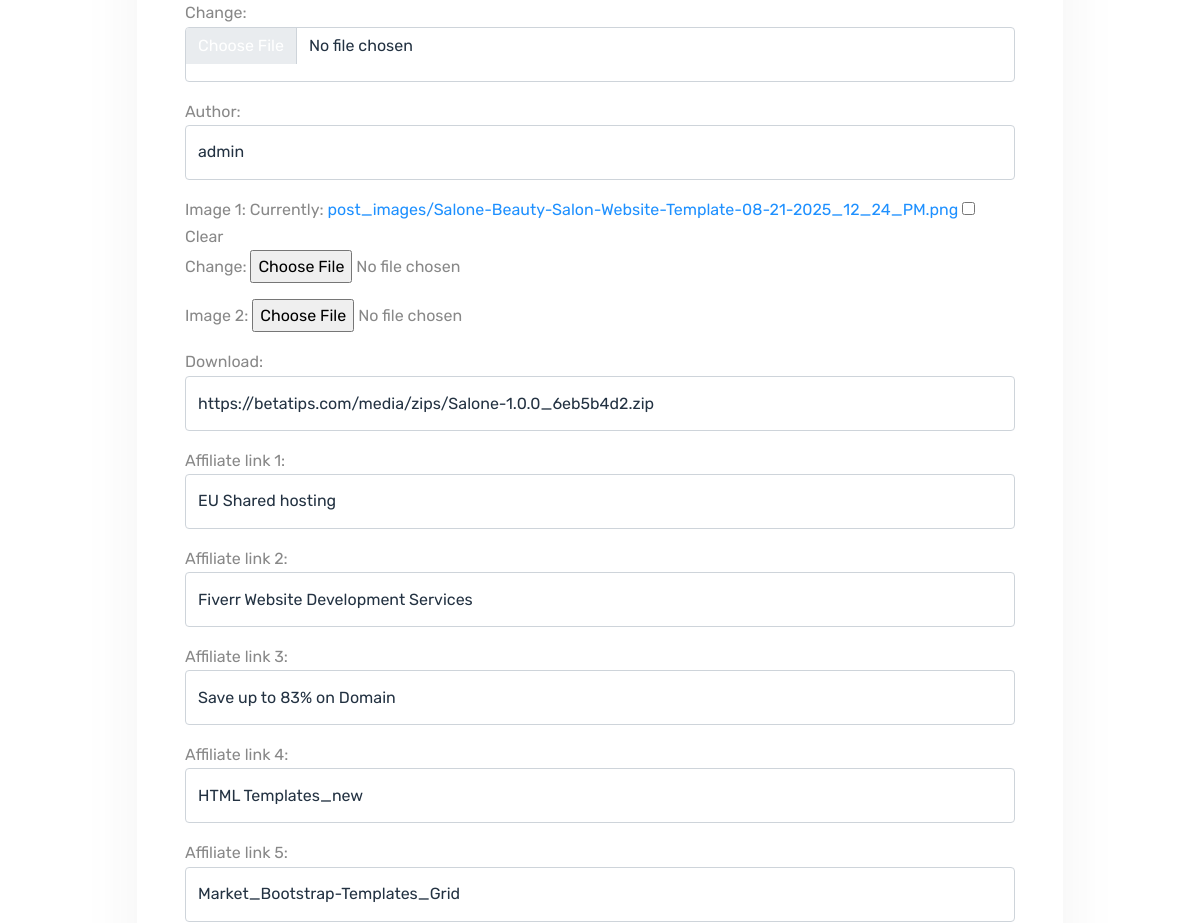
Page /post/salone-free-bootstrap-5-responsive-business-salon-template/edit/ (signed in, middle part) on the earlier database version.
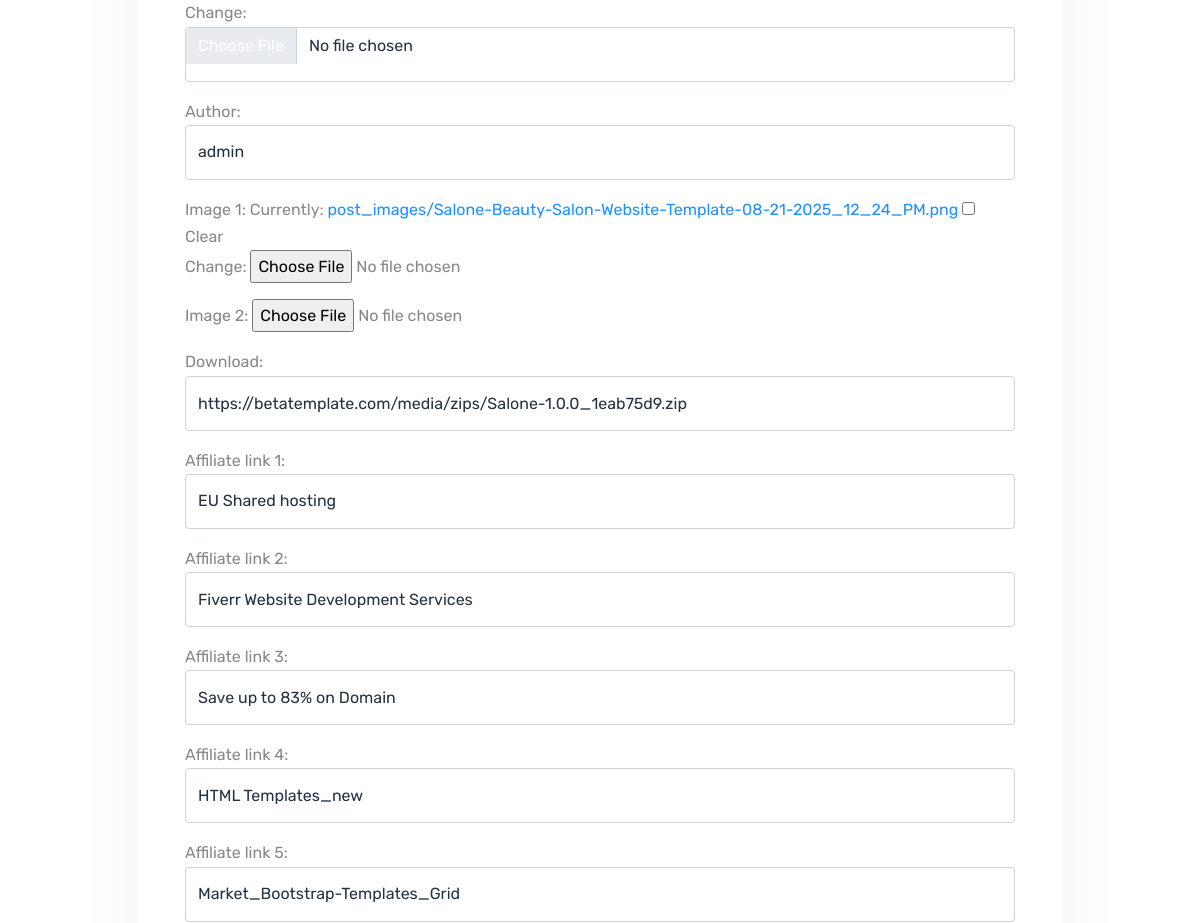
Same page on the later database version.
### api/models.py (models this page shows, shortened)
class Post(models.Model):
    title = models.CharField(max_length=200)
    slug = models.SlugField(unique=True, blank=True)
    content = RichTextField()
    created_at = models.DateTimeField(auto_now_add=True)
    published = models.BooleanField(default=True)
    updated_at = models.DateTimeField(auto_now=True)
    views = models.PositiveIntegerField(default=0)
    tags = TaggableManager()
    image = models.ImageField(upload_to='post_images/', blank=True, null=True)
    author = models.ForeignKey(User, on_delete=models.CASCADE, related_name='posts')
    category = models.ForeignKey(Category, on_delete=models.CASCADE, related_name='posts')
    image_1 = models.ImageField(upload_to='post_images/', blank=True, null=True)
    image_2 = models.ImageField(upload_to='post_images/', blank=True, null=True)
    affiliate_link_1 = models.ForeignKey(
        'AffiliateLink',   # use string if AffiliateLink is defined later or in another app
        on_delete=models.SET_NULL,
        blank=True,
        null=True,
        related_name="posts_link_1"
    )
    affiliate_link_2 = models.ForeignKey(
        'AffiliateLink',   # use string if AffiliateLink is defined later or in another app
        on_delete=models.SET_NULL,
        blank=True,
        null=True,
        related_name="posts_link_2"
    )
    affiliate_link_3 = models.ForeignKey(
        'AffiliateLink',   # use string if AffiliateLink is defined later or in another app
        on_delete=models.SET_NULL,
        blank=True,
        null=True,
        related_name="posts_link_3"
    )
    affiliate_link_4 = models.ForeignKey(
        'AffiliateLink',   # use string if AffiliateLink is defined later or in another app
        on_delete=models.SET_NULL,
        blank=True,
        null=True,
        related_name="posts_link_4"
    )
    affiliate_link_5 = models.ForeignKey(
        'AffiliateLink',   # use string if AffiliateLink is defined later or in another app
        on_delete=models.SET_NULL,
        blank=True,
        null=True,
        related_name="posts_link_5"
    )
    download = models.CharField(max_length=200, blank=True, null=True)
    excerpt = models.TextField(blank=True, null=True)
    def excerpt(self):
        return self.content[:150] + "..."

### api/views.py (the view)
# urls.py: path('post/<slug:slug>/edit/', views.post_edit, name='post_edit'),
@login_required
@user_passes_test(is_admin)
def post_edit(request, slug):
    post = get_object_or_404(Post, slug=slug)
    if request.method == 'POST':
        form = PostForm(request.POST or None, request.FILES or None, instance=post)
        if form.is_valid():
            form.save()
            return redirect(post.get_absolute_url())
    else:
        form = PostForm(instance=post)
    return render(request, 'add_post.html', {
        'form': form,
        'edit_mode': True,
        'post': post,
    })

### api/models.py (called while the page is built)
    def __str__(self):
        return self.name

    def __str__(self):
        return self.title

### api/views.py (called while the page is built)
def is_admin(user):
    return user.is_authenticated and user.is_staff

### api/templates/add_post.html (shortened to what this page needs)
{% extends 'base.html' %}
{% block content %}
<section class="my-5">
	<div class="container">
		<div class="row justify-content-center align-items-center">
			<div class="col-lg-10">
				<div class="shadow rounded p-5 bg-white">
					<div class="row">
						<div class="col-lg-12">
							<div class="contact-form">
								<form method="post" enctype="multipart/form-data">
									{{ form.as_p }}
								</form>
							</div>
						</div>
					</div>
				</div>
			</div>
		</div>
	</div>
</section>
{% endblock %}

Differences in the rows shown:
changed Post "admin": download "https://betatips.com/media/zips/Salone-1.0.0_6eb5b4d2.zip" → "https://betatemplate.com/media/zips/Salone-1.0.0_1eab75d9.zip"
